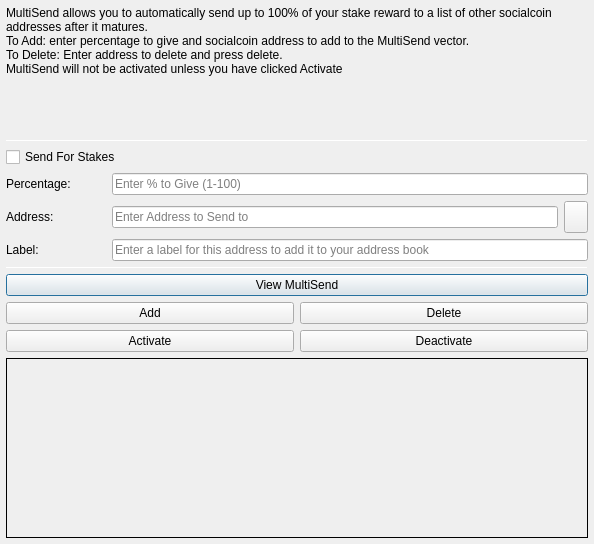
<?xml version="1.0" encoding="UTF-8"?>
<ui version="4.0">
 <class>MultiSendDialog</class>
 <widget class="QDialog" name="MultiSendDialog">
  <property name="windowModality">
   <enum>Qt::NonModal</enum>
  </property>
  <property name="geometry">
   <rect>
    <x>0</x>
    <y>0</y>
    <width>594</width>
    <height>544</height>
   </rect>
  </property>
  <property name="windowTitle">
   <string>MultiSend</string>
  </property>
  <layout class="QVBoxLayout" name="verticalLayout" stretch="0">
   <property name="margin">
    <number>6</number>
   </property>
   <item>
    <layout class="QVBoxLayout" name="verticalLayout_Main" stretch="1,1,1,0,1,1,1">
     <item>
      <widget class="QLabel" name="label_2">
       <property name="lineWidth">
        <number>1</number>
       </property>
       <property name="text">
        <string>MultiSend allows you to automatically send up to 100% of your stake reward to a list of other socialcoin addresses after it matures.
To Add: enter percentage to give and socialcoin address to add to the MultiSend vector.
To Delete: Enter address to delete and press delete.
MultiSend will not be activated unless you have clicked Activate</string> <!--or masternode -->
       </property>
       <property name="alignment">
        <set>Qt::AlignLeading|Qt::AlignLeft|Qt::AlignTop</set>
       </property>
       <property name="wordWrap">
        <bool>true</bool>
       </property>
      </widget>
     </item>
     <item>
      <widget class="Line" name="line">
       <property name="minimumSize">
        <size>
         <width>0</width>
         <height>1</height>
        </size>
       </property>
       <property name="maximumSize">
        <size>
         <width>16777215</width>
         <height>1</height>
        </size>
       </property>
       <property name="orientation">
        <enum>Qt::Horizontal</enum>
       </property>
      </widget>
     </item>
     <item>
      <layout class="QVBoxLayout" name="verticalLayout_Settings">
       <item>
        <layout class="QHBoxLayout" name="horizontalLayout">
         <item>
          <widget class="QCheckBox" name="multiSendStakeCheckBox">
           <property name="text">
            <string>Send For Stakes</string>
           </property>
          </widget>
         </item>
         <!--
         <item>
          <widget class="QCheckBox" name="multiSendMasternodeCheckBox">
           <property name="text">
            <string>Send For Masternode Rewards</string>
           </property>
          </widget>
         </item>
         -->
        </layout>
       </item>
       <item>
        <layout class="QHBoxLayout" name="horizontalLayout_6">
         <item>
          <widget class="QLabel" name="label">
           <property name="minimumSize">
            <size>
             <width>100</width>
             <height>0</height>
            </size>
           </property>
           <property name="toolTip">
            <string>Percentage of stake to send</string>
           </property>
           <property name="text">
            <string>Percentage:</string>
           </property>
          </widget>
         </item>
         <item>
          <widget class="QLineEdit" name="multiSendPercentEdit">
           <property name="toolTip">
            <string>Enter whole numbers 1 - 100</string>
           </property>
           <property name="placeholderText">
            <string>Enter % to Give (1-100)</string>
           </property>
          </widget>
         </item>
        </layout>
       </item>
       <item>
        <layout class="QHBoxLayout" name="horizontalLayout_7">
         <item>
          <widget class="QLabel" name="label_5">
           <property name="minimumSize">
            <size>
             <width>100</width>
             <height>0</height>
            </size>
           </property>
           <property name="toolTip">
            <string>Address to send portion of stake to</string>
           </property>
           <property name="text">
            <string>Address:</string>
           </property>
          </widget>
         </item>
         <item>
          <widget class="QLineEdit" name="multiSendAddressEdit">
           <property name="toolTip">
            <string/>
           </property>
           <property name="placeholderText">
            <string>Enter Address to Send to</string>
           </property>
          </widget>
         </item>
         <item>
          <widget class="QToolButton" name="addressBookButton">
           <property name="maximumSize">
            <size>
             <width>16777215</width>
             <height>32</height>
            </size>
           </property>
           <property name="toolTip">
            <string>Choose an address from the address book</string>
           </property>
           <property name="text">
            <string/>
           </property>
           <property name="icon">
            <iconset resource="../socialcoin.qrc">
             <normaloff>:/icons/address-book</normaloff>:/icons/address-book</iconset>
           </property>
           <property name="shortcut">
            <string>Alt+A</string>
           </property>
          </widget>
         </item>
        </layout>
       </item>
      </layout>
     </item>
     <item>
      <layout class="QHBoxLayout" name="horizontalLayout_3">
       <item>
        <widget class="QLabel" name="label_3">
         <property name="minimumSize">
          <size>
           <width>100</width>
           <height>0</height>
          </size>
         </property>
         <property name="text">
          <string>Label:</string>
         </property>
        </widget>
       </item>
       <item>
        <widget class="QLineEdit" name="labelAddressLabelEdit">
         <property name="placeholderText">
          <string>Enter a label for this address to add it to your address book</string>
         </property>
        </widget>
       </item>
      </layout>
     </item>
     <item>
      <widget class="Line" name="line_2">
       <property name="minimumSize">
        <size>
         <width>0</width>
         <height>1</height>
        </size>
       </property>
       <property name="maximumSize">
        <size>
         <width>16777215</width>
         <height>1</height>
        </size>
       </property>
       <property name="orientation">
        <enum>Qt::Horizontal</enum>
       </property>
      </widget>
     </item>
     <item>
      <layout class="QVBoxLayout" name="verticalLayout_Buttons">
       <item>
        <layout class="QHBoxLayout" name="horizontalLayout_4">
         <item>
          <widget class="QPushButton" name="viewButton">
           <property name="toolTip">
            <string/>
           </property>
           <property name="statusTip">
            <string>View MultiSend Vector</string>
           </property>
           <property name="text">
            <string>View MultiSend</string>
           </property>
          </widget>
         </item>
        </layout>
       </item>
       <item>
        <layout class="QHBoxLayout" name="horizontalLayout_2">
         <item>
          <widget class="QPushButton" name="addButton">
           <property name="toolTip">
            <string/>
           </property>
           <property name="statusTip">
            <string>Add to MultiSend Vector</string>
           </property>
           <property name="text">
            <string>Add</string>
           </property>
          </widget>
         </item>
         <item>
          <widget class="QPushButton" name="deleteButton">
           <property name="toolTip">
            <string/>
           </property>
           <property name="statusTip">
            <string>Delete Address From MultiSend Vector</string>
           </property>
           <property name="text">
            <string>Delete</string>
           </property>
          </widget>
         </item>
        </layout>
       </item>
       <item>
        <layout class="QHBoxLayout" name="horizontalLayout_5">
         <item>
          <widget class="QPushButton" name="activateButton">
           <property name="statusTip">
            <string>Activate MultiSend</string>
           </property>
           <property name="text">
            <string>Activate</string>
           </property>
          </widget>
         </item>
         <item>
          <widget class="QPushButton" name="disableButton">
           <property name="statusTip">
            <string>Deactivate MultiSend</string>
           </property>
           <property name="text">
            <string>Deactivate</string>
           </property>
          </widget>
         </item>
        </layout>
       </item>
      </layout>
     </item>
     <item>
      <widget class="QLabel" name="message">
       <property name="minimumSize">
        <size>
         <width>0</width>
         <height>180</height>
        </size>
       </property>
       <property name="frameShape">
        <enum>QFrame::Panel</enum>
       </property>
       <property name="frameShadow">
        <enum>QFrame::Plain</enum>
       </property>
       <property name="lineWidth">
        <number>1</number>
       </property>
       <property name="midLineWidth">
        <number>1</number>
       </property>
       <property name="text">
        <string/>
       </property>
       <property name="alignment">
        <set>Qt::AlignLeading|Qt::AlignLeft|Qt::AlignTop</set>
       </property>
       <property name="wordWrap">
        <bool>true</bool>
       </property>
      </widget>
     </item>
    </layout>
   </item>
  </layout>
 </widget>
 <resources>
  <include location="../socialcoin.qrc"/>
 </resources>
 <connections/>
</ui>
